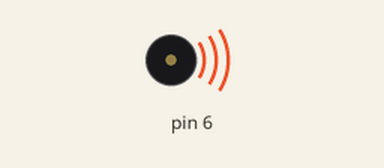
The sketch below on a simulated Arduino Uno, built with avr-gcc and run on an emulated ATmega328P. Parts: buzzer (waves = sounding).

Above: at 0.15 s.
Timing chart, 0 to 6.2 s (numbered marks = the images above):
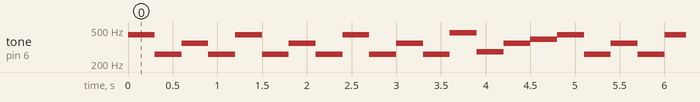

The sketch:

NoSurprises.ino
```cpp
void setup() {
  // put your setup code here, to run once:
  pinMode(6, OUTPUT);
}

void loop() {
  // put your main code here, to run repeatedly:

  //No surprises, radiohead
  tone(6, 440); // a
  delay(300);
  tone(6, 261); //middle c
  delay(300);
  tone(6, 349); //f
  delay(300);
  tone(6, 261); //middle c
  delay(300);

  tone(6, 440); // a
  delay(300);
  tone(6, 261); //middle c
  delay(300);
  tone(6, 349); //f
  delay(300);
  tone(6, 261); //middle c
  delay(300);

  tone(6, 440); // a
  delay(300);
  tone(6, 261); //middle c
  delay(300);
  tone(6, 349); //f
  delay(300);
  tone(6, 261); //middle c
  delay(300);

  tone(6, 466); // Bb
  delay(300);
  tone(6, 277); //c#
  delay(300);
  tone(6, 349); //f
  delay(300);
  tone(6, 392); //g
  delay(300);
}
```

Measured:
- by itself, tone on pin 6: repeats every 4.8 s: 261 Hz 0.30 s, 349 Hz 0.30 s, 261 Hz 0.30 s, 440 Hz 0.30 s, 261 Hz 0.30 s, 349 Hz 0.30 s, 261 Hz 0.30 s, 440 Hz 0.30 s, 261 Hz 0.30 s, 349 Hz 0.30 s, 261 Hz 0.30 s, 466 Hz 0.30 s, 277 Hz 0.30 s, 349 Hz 0.30 s, 392 Hz 0.30 s, 440 Hz 0.30 s
